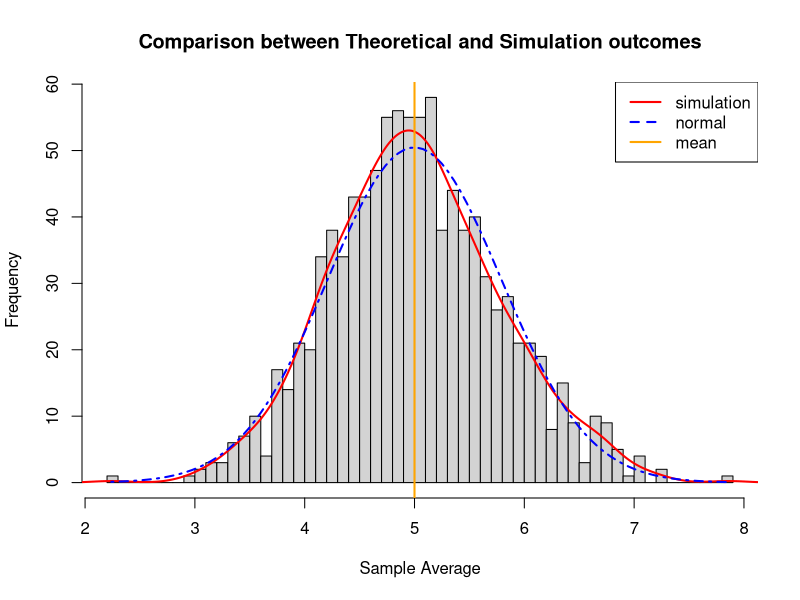

Write R code to recreate this figure.
## ---- chunk 1
# Loading libraries
library(ggplot2)

# Force results to be in English
base::invisible(Sys.setlocale("LC_ALL", "English.utf8"))

# Set seed
base::set.seed(2022)
## ---- chunk 2
# Parameters
simulations <- 1000; sample_size <- 40; lambda <- 0.2
## ---- chunk 3
# Adapting the source code given in the instructions.
mean_sample_exponential <- c()
for (i in 1 : 1000) {
    mean_sample_exponential = c(mean_sample_exponential,
                                base::mean(stats::rexp(n = 40, rate = 0.2)))
}
## ---- chunk 4
# Calculating the Theoretical Mean.
theoretical_mean <- 1 / lambda
## ---- chunk 5
# Calculating the Sample Mean of each simulation.
sample_mean <- mean(mean_sample_exponential)
## ---- chunk 6
# Using the formula to calculate Theoretical Standard Deviation
theoretical_sd <- (1/lambda)/(base::sqrt(sample_size))
## ---- chunk 7
# Using the sample to calculate the empirical value.
sample_sd <- stats::sd(mean_sample_exponential)
## ---- chunk 8
# Calculating the Theoretical variance.
theoretical_varicane <- theoretical_sd^2
## ---- chunk 9
# Calculating the sample variance.
sample_variance <- stats::sd(mean_sample_exponential)^2
## ---- chunk 10
# Density Histogram of averages
hist(mean_sample_exponential, breaks = 75,
     main = "Comparison between Theoretical and Simulation outcomes",
     xlab = "Sample Average", ylab = "Frequency")

# Draw a line of Density of the averages of samples
lines(stats::density(mean_sample_exponential)$x,
      stats::density(mean_sample_exponential)$y * 100, # Converting density into absolute value.
      lwd = 2,
      col = "red")

# Theoretical center of distribution. In other words, the theoretical mean.
abline(v = 1/lambda, col="orange", lwd = 2)

# Theoretical density of the averages of the simulations samples
xfit <- base::seq(min(mean_sample_exponential),
                  base::max(mean_sample_exponential),
                  length = 100)
yfit <- stats::dnorm(x = xfit,
                     mean = 1/lambda,
                     sd = (1/lambda/sqrt(sample_size)))

# Draw a line of Theoretical
lines(xfit,
      yfit * 100, # Converting density into absolute value.
      pch = 20,
      col = "blue",
      lty = 4,
      lwd = 2)

# Add legend in the histogram
legend('topright',
       c("simulation", "normal", "mean"),
       lty = c(1,2,1),
       col = c("red", "blue", "orange"),
       lwd = 2)
## ---- chunk 11
sessionInfo()
